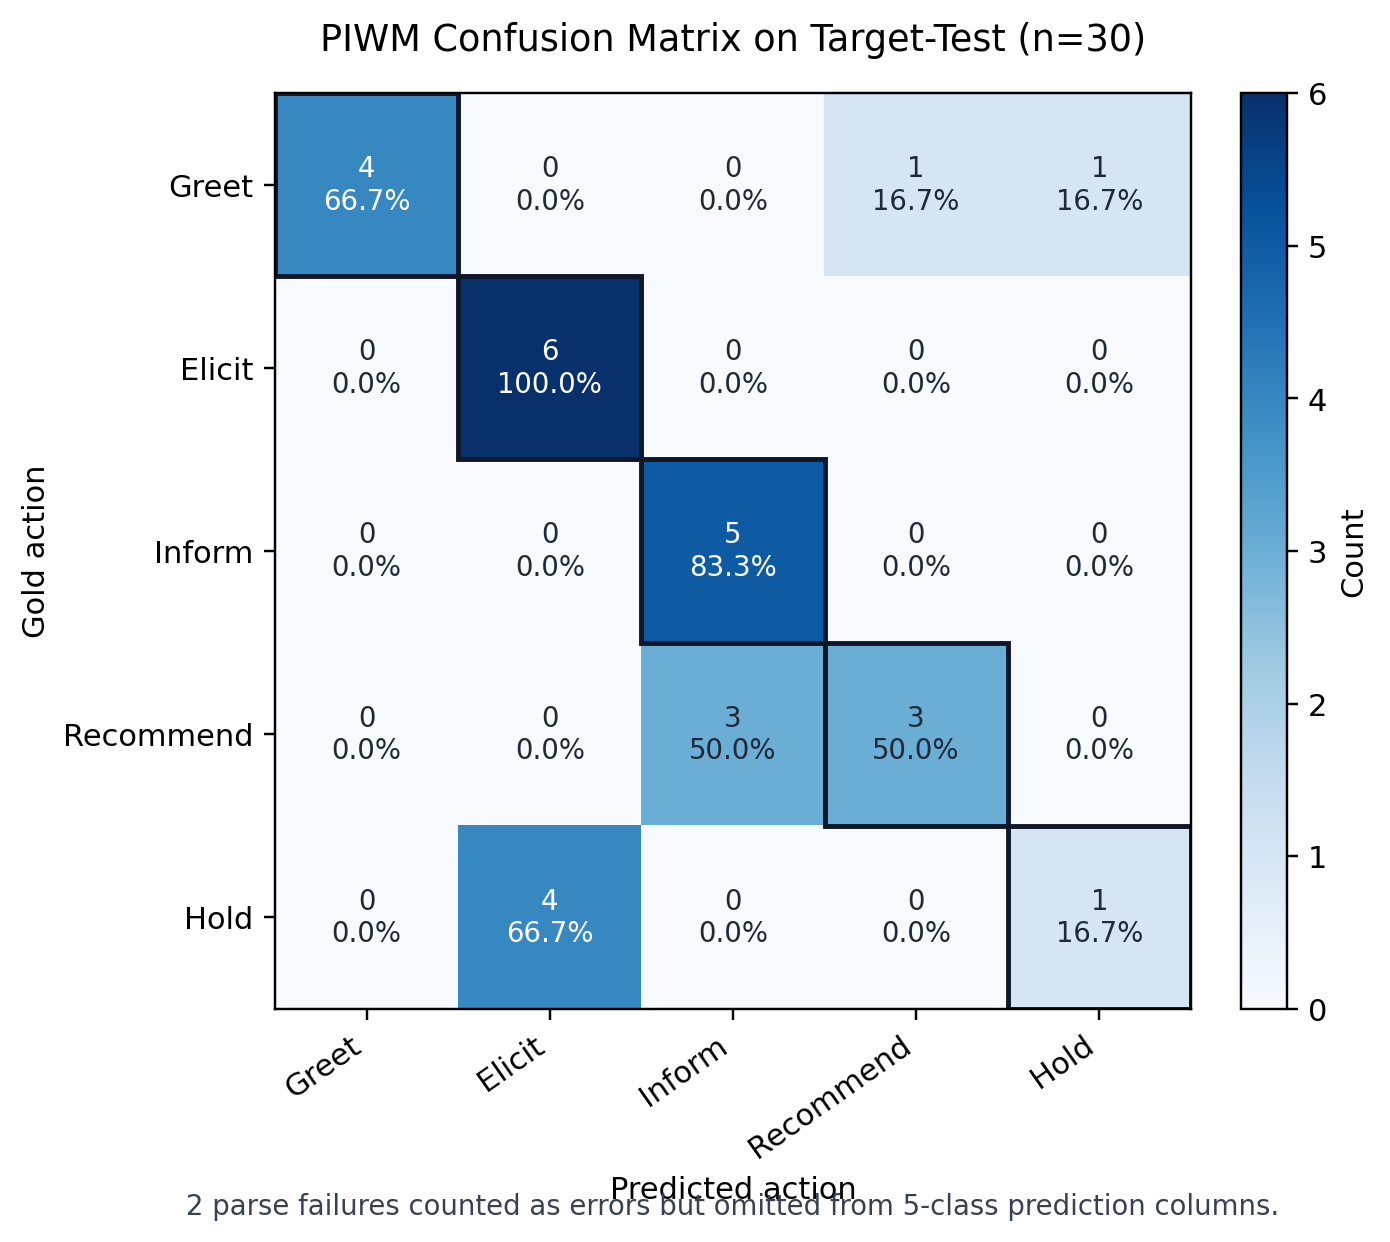

The Python source for this figure:
import json
from pathlib import Path

import matplotlib.pyplot as plt
import numpy as np


ROOT = Path(__file__).resolve().parents[2]
OUT = ROOT / "reports" / "figures_batch1"
RAW = ROOT / "reports" / "closed_model_eval_20260525" / "piwm_main" / "raw_outputs.jsonl"
ACTS = ["Greet", "Elicit", "Inform", "Recommend", "Hold"]


def load_target_rows():
    rows = []
    with RAW.open() as f:
        for line in f:
            if not line.strip():
                continue
            row = json.loads(line)
            if row.get("domain") == "target":
                rows.append(row)
    return rows


def main():
    rows = load_target_rows()
    matrix = np.zeros((len(ACTS), len(ACTS)), dtype=int)
    parse_fail_by_gold = {act: 0 for act in ACTS}

    for row in rows:
        gold = row["gold_act"]
        if not row.get("parse_ok"):
            parse_fail_by_gold[gold] += 1
            continue
        pred = row.get("pred_act")
        if gold in ACTS and pred in ACTS:
            matrix[ACTS.index(gold), ACTS.index(pred)] += 1

    fig, ax = plt.subplots(figsize=(7.0, 5.8))
    im = ax.imshow(matrix, cmap="Blues", vmin=0, vmax=max(6, matrix.max()))
    ax.set_xticks(range(len(ACTS)), ACTS, rotation=35, ha="right")
    ax.set_yticks(range(len(ACTS)), ACTS)
    ax.set_xlabel("Predicted action")
    ax.set_ylabel("Gold action")
    ax.set_title("PIWM Confusion Matrix on Target-Test (n=30)", pad=14)

    for i in range(len(ACTS)):
        gold_total = sum(1 for row in rows if row["gold_act"] == ACTS[i])
        for j in range(len(ACTS)):
            count = matrix[i, j]
            pct = 100 * count / gold_total if gold_total else 0
            color = "white" if count >= 4 else "#1f2937"
            ax.text(j, i, f"{count}\n{pct:.1f}%", ha="center", va="center", color=color, fontsize=9)

    for i in range(len(ACTS)):
        ax.add_patch(plt.Rectangle((i - 0.5, i - 0.5), 1, 1, fill=False, edgecolor="#0f172a", lw=1.6))

    failures = sum(parse_fail_by_gold.values())
    ax.text(
        0.5,
        -0.20,
        f"{failures} parse failures counted as errors but omitted from 5-class prediction columns.",
        transform=ax.transAxes,
        ha="center",
        va="top",
        fontsize=9,
        color="#374151",
    )
    cbar = fig.colorbar(im, ax=ax, fraction=0.046, pad=0.04)
    cbar.set_label("Count")
    fig.tight_layout()
    fig.savefig(OUT / "V1_confusion_matrix.pdf", bbox_inches="tight")
    fig.savefig(OUT / "V1_confusion_matrix.png", dpi=220, bbox_inches="tight")


if __name__ == "__main__":
    main()
